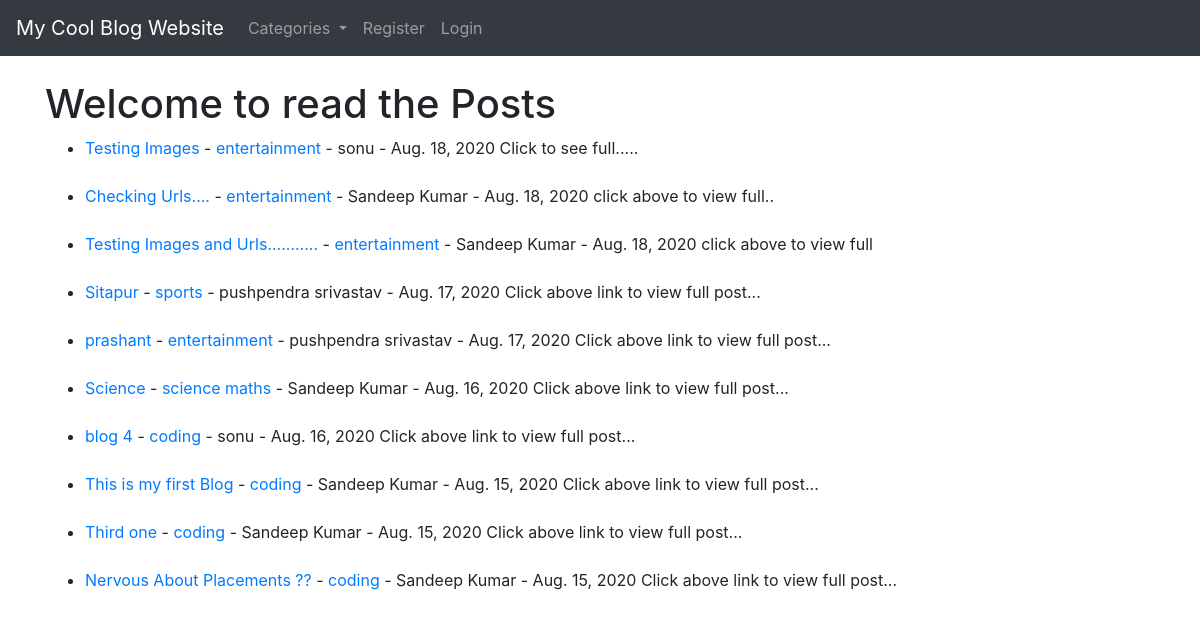
The page / on the database its author committed.
### myblog/models.py (models this page shows, shortened)
class Post(models.Model):
	title = models.CharField(max_length=255)
	header_image = models.ImageField(null=True,blank=True,upload_to="images/")
	title_tag = models.CharField(max_length=255)
	author = models.ForeignKey(User,on_delete=models.CASCADE)
	body = RichTextField(blank=True,null=True)
	post_date = models.DateField(auto_now_add=True)
	category = models.CharField(max_length=255,default='coding')
	snippet = models.CharField(max_length=255)
	likes = models.ManyToManyField(User,related_name='blog_posts')

### myblog/views.py (the view)
# urls.py: path('',HomeView.as_view(),name="home"),
class HomeView(ListView):
	model = Post
	template_name = 'home.html'
	ordering = ['-post_date']
	def get_context_data(self,*args,**kwargs):
		cat_menu = Category.objects.all()
		context = super(HomeView,self).get_context_data(*args,**kwargs)
		context["cat_menu"] = cat_menu
		return context

### myblog/models.py (called while the page is built)
	def __str__(self):
		return self.name

### myblog/templates/home.html (shortened to what this page needs)
{% extends 'base.html' %}
{% block content %}
<h1>Welcome to read the Posts</h1>
<ul>
	{% for post in object_list %}
	<li>
		<a href="{% url 'article_details' post.pk %}"> {{ post.title }} </a>
		- <a href="{% url 'category' post.category %}">{{ post.category }}</a>
		- {{ post.author.first_name }}
		  {{ post.author.last_name }}
		-  {{ post.post_date }}
        {{ post.snippet }}
	</li>
	<br/>
	{% endfor%}
	<br/>
</ul>
 {% endblock %}

### myblog/templates/base.html (shortened to what this page needs)
<!doctype html>
<html lang="en">
  <head>
    <link rel="stylesheet" href="https://stackpath.bootstrapcdn.com/bootstrap/4.5.2/css/bootstrap.min.css">
  </head>
  <body>
    <nav class="navbar navbar-expand-lg navbar-dark bg-dark">
  <a class="navbar-brand" href="{% url 'home' %}">My Cool Blog Website</a>
  <div class="collapse navbar-collapse" id="navbarSupportedContent">
    <ul class="navbar-nav mr-auto">
      {% if cat_menu %}
      <li class="nav-item dropdown">
        <a class="nav-link dropdown-toggle" href="#" id="navbarDropdown" role="button" data-toggle="dropdown" aria-haspopup="true" aria-expanded="false">
          Categories
        </a>
      </li>
      {% else %}
         <li class="nav-item">
            <a class="nav-link" href="{% url 'category_list' %}">Categories</a>
         </li>
      {% endif %}
      {% if user.is_authenticated %}
          <li class="nav-item">
            <a class="nav-link" href="{% url 'add_post' %}">Add Posts</a>
          </li>
          <li class="nav-item">
            <a class="nav-link" href="{% url 'add_category' %}">Add Category</a>
          </li>
          <!--<li class="nav-item">
            <a class="nav-link" href="{% url 'logout' %}">Logout</a>
          </li>-->
      {% else %}
          <li class="nav-item">
            <a class="nav-link" href="{% url 'register' %}">Register</a>
          </li>
          <li class="nav-item">
            <a class="nav-link" href="{% url 'login' %}">Login</a>
          </li>
      {% endif %}
     </ul>
  </div>
</nav>
    <br/>
    <div class="container">
      {% block content %}
      {% endblock %}
    </div>
  </body>
</html>

### rows shown on the page
Post: title "Testing Images", category "entertainment", author.first_name "sonu", post_date "Aug. 18, 2020", snippet "Click to see full....."
Post: title "Checking Urls....", category "entertainment", author.first_name "Sandeep", author.last_name "Kumar", post_date "Aug. 18, 2020", snippet "click above to view full.."
Post: title "Testing Images and Urls...........", category "entertainment", author.first_name "Sandeep", author.last_name "Kumar", post_date "Aug. 18, 2020", snippet "click above to view full"
Post: title "Sitapur", category "sports", author.first_name "pushpendra", author.last_name "srivastav", post_date "Aug. 17, 2020", snippet "Click above link to view full post..."
Post: title "prashant", category "entertainment", author.first_name "pushpendra", author.last_name "srivastav", post_date "Aug. 17, 2020", snippet "Click above link to view full post..."
Post: title "Science", category "science maths", author.first_name "Sandeep", author.last_name "Kumar", post_date "Aug. 16, 2020", snippet "Click above link to view full post..."
Post: title "blog 4", category "coding", author.first_name "sonu", post_date "Aug. 16, 2020", snippet "Click above link to view full post..."
Post: title "This is my first Blog", category "coding", author.first_name "Sandeep", author.last_name "Kumar", post_date "Aug. 15, 2020", snippet "Click above link to view full post..."
Post: title "Third one", category "coding", author.first_name "Sandeep", author.last_name "Kumar", post_date "Aug. 15, 2020", snippet "Click above link to view full post..."
Post: title "Nervous About Placements ??", category "coding", author.first_name "Sandeep", author.last_name "Kumar", post_date "Aug. 15, 2020", snippet "Click above link to view full post..."
